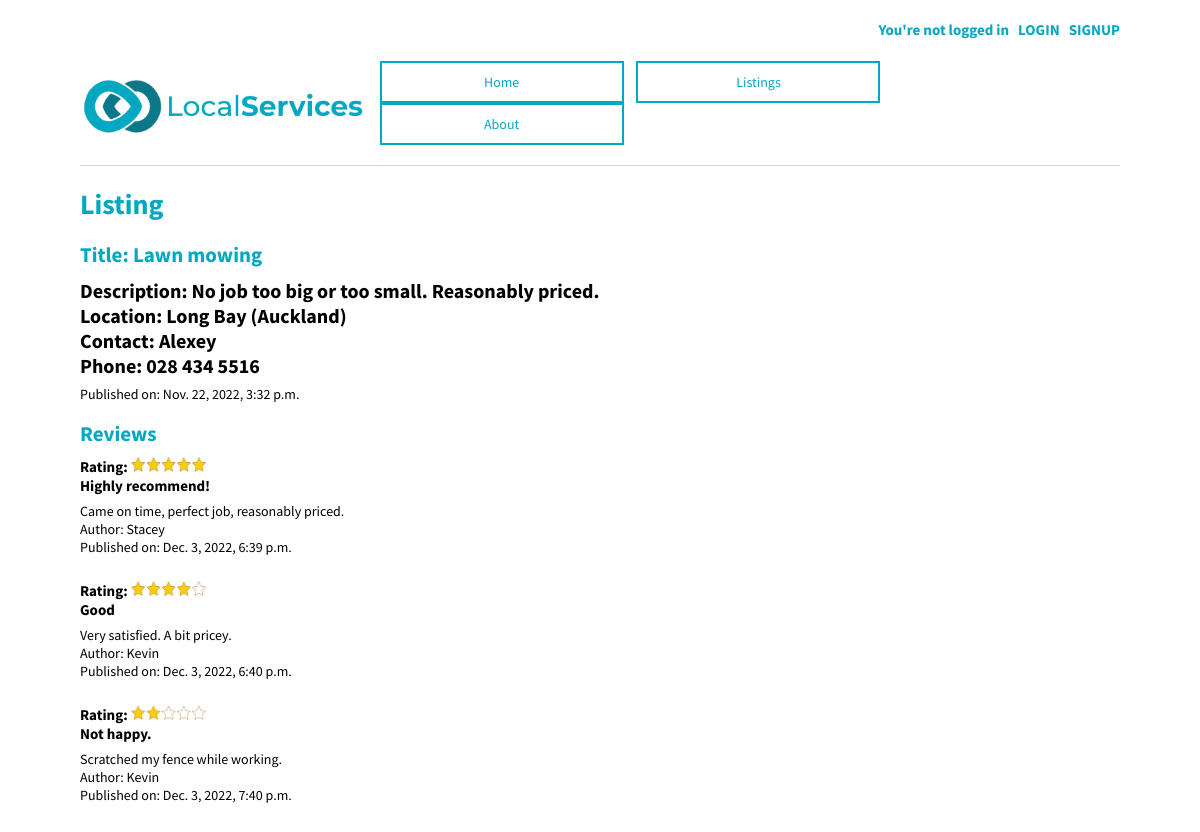
The page /classified/4/ on the database its author committed.
### LocalServicesBoard/models.py (models this page shows, shortened)
class Classified (models.Model):
    title = models.CharField(max_length=100)
    body = models.TextField(max_length=300)
    area = models.TextField(max_length=50)
    author = models.ForeignKey(settings.AUTH_USER_MODEL, on_delete=models.CASCADE)
    phone = models.CharField (max_length=30, default="")
    date = models.DateTimeField(default=datetime.now, blank=True)

class Review (models.Model):
    classified = models.ForeignKey(Classified, on_delete=models.CASCADE, null=True)
    author = models.ForeignKey(settings.AUTH_USER_MODEL, on_delete=models.CASCADE)
    rating = models.IntegerField(choices=[(i, i) for i in range(1, 6, 1)])
    title = models.CharField(max_length=100)
    body = models.TextField(max_length=300)
    date = models.DateTimeField(default=datetime.now, blank=True)

### LocalServicesBoard/views.py (the view, shortened to what this page needs)
# urls.py: path("classified/<int:pk>/", ClassifiedDetailsView.as_view(), name = "classified_detail"),
class ClassifiedDetailsView(DetailView):
    model = Classified
    template_name = "classified_detail.html"
    def get(self, request, *args, **kwargs):
        view = ReviewGet.as_view()
        return view(request, *args, **kwargs)

### LocalServicesBoard/views.py (called while the page is built)
    def get_context_data(self, **kwargs):
        context = super().get_context_data(**kwargs)
        context["form"] = ReviewForm()
        return context

### templates/classified_detail.html (shortened to what this page needs)
{% extends "base.html" %}
{% load static %}
{% load crispy_forms_tags %}
{% block content %}
  <div class="tour-entry">
    <h1>Listing</h1>
    <h2>Title: {{ classified.title }}</h2>
    <h4>Description: {{ classified.body }}
      <br>
       Location: {{ classified.area }}
       <br>
       Contact: {{classified.author.first_name}}
       <br>
       Phone: {{classified.phone}}</h4>
        Published on: {{classified.date}}
    <h2>Reviews</h2>
    {% if classified.review_set.count == 0 %}
        <h4>No reviews yet</h4>
    {% else %}
    {% for review in classified.review_set.all %}
    <div>
      <h6>Rating:
        {% if review.rating == 1 %}
        <img src="{% static 'images/1star.png' %}" alt="1star" width="75" height="15" >
        {% elif review.rating == 2 %}
        <img src="{% static 'images/2stars.png' %}" alt="2stars" width="75" height="15" >
        {% elif review.rating == 3 %}
        <img src="{% static 'images/3stars.png' %}" alt="3stars" width="75" height="15" >
        {% elif review.rating == 4 %}
        <img src="{% static 'images/4stars.png' %}" alt="4stars" width="75" height="15" >
        {% elif review.rating == 5 %}
        <img src="{% static 'images/5stars.png' %}" alt="5stars" width="75" height="15" >
        {% endif %}
        <br>
         {{ review.title }}</h6>
         {{review.body}}
         <br>
       Author: {{review.author.first_name}}<br>
       Published on: {{review.date}}<br> <br>
    </div>
    {% endfor %}
    {% endif %}
  </div>
{% endblock content %}

### static/css/base.css (style rules this page uses)
body { font-family: 'Source Sans Pro', sans-serif; font-size: 14px; text-decoration: none; margin: 20px 80px 20px 80px; }
.tour-entry h2 { color: #02A7C1; text-decoration: none; }
h4 { font-size: 20px; text-decoration: #333636; margin-bottom: 7px; margin-top: 7px; }
h6 { font-size: 15px; margin-bottom: 7px; margin-top: 7px; }
h2 { margin-bottom: 10px; }
h1 { font-weight: bold; color: #02A7C1; }

### rows shown on the page
Classified: title "Lawn mowing", body "No job too big or too small. Reasonably priced.", area "Long Bay (Auckland)", author.first_name "Alexey", phone "028 434 5516", date "Nov. 22, 2022, 3:32 p.m."
Review: rating 5 (drawn), title "Highly recommend!", body "Came on time, perfect job, reasonably priced.", author.first_name "Stacey", date "Dec. 3, 2022, 6:39 p.m."
Review: rating 4 (drawn), title "Good", body "Very satisfied. A bit pricey.", author.first_name "Kevin", date "Dec. 3, 2022, 6:40 p.m."
Review: rating 2 (drawn), title "Not happy.", body "Scratched my fence while working.", author.first_name "Kevin", date "Dec. 3, 2022, 7:40 p.m."
